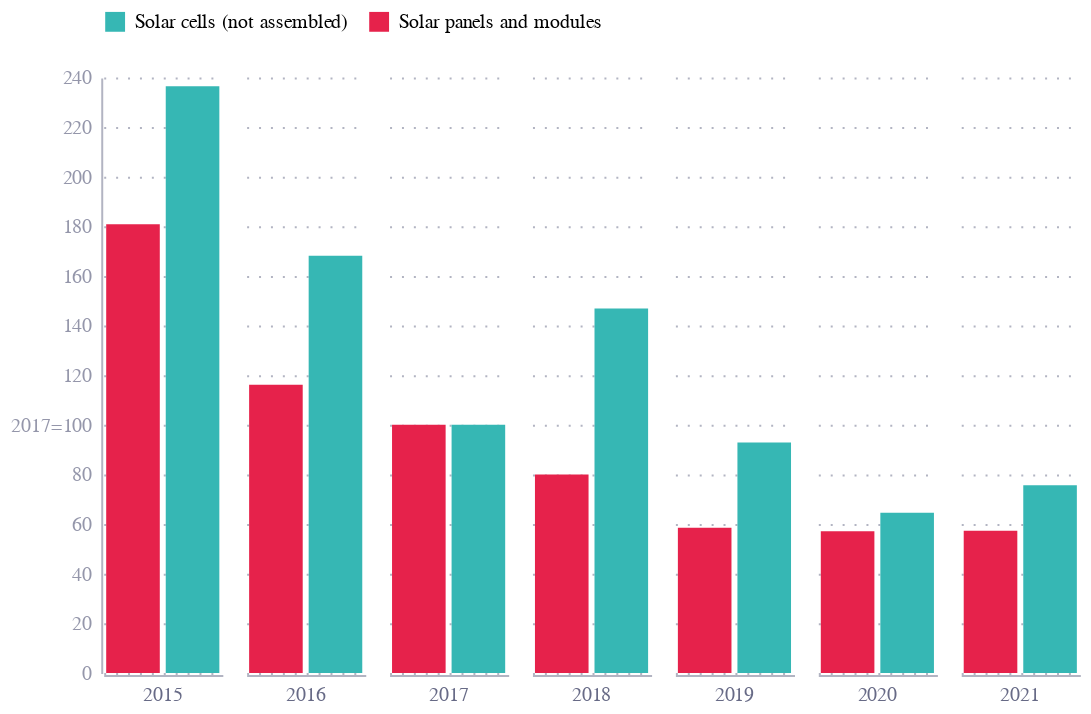

The cell this chart's notebook holds for it:
### Markdown cell above
# Solar

### Code cell
unit = ["First Unit of Quantity", "FIRST_UNIT_QUANTITY"]
# unit = ["FAS Value", "FAS Value"]

df = pd.read_excel("US_Solar_DataWeb-Query-Export.xlsx", sheet_name=unit[0])
targets = [8541406020, 8541406030]
df = df[df['Schedule B'].isin(targets)]
df = df[['Year', 'Schedule B', 'Description', unit[1]]]
df.columns = ['year', 'cmdCode', 'cmdDesc', 'value']
df = df.query("value > 0 and year > 2014")

# Index to 2017 = 100
base = df[df['year'] == 2017].set_index('cmdDesc')['value']
df['index'] = df.apply(lambda row: row['value'] / base[row['cmdDesc']] * 100, axis=1)
df['end_label'] = np.where(df.year == df.year.max(), df['cmdDesc'], '')

['SOLAR CELLS ASSEMBLED INTO MODULES OR PANELS',
       'SOLAR CELLS, NOT ASSEMBLED INTO MODULES OR MADE UP INTO PANELS']

df['product'] = df['cmdDesc'].map({
    'SOLAR CELLS ASSEMBLED INTO MODULES OR PANELS': 'Solar panels and modules',
    'SOLAR CELLS, NOT ASSEMBLED INTO MODULES OR MADE UP INTO PANELS': 'Solar cells (not assembled)'
})


#df['year'] = pd.to_datetime(df['year'], format='%Y')
import altair as alt

chart = alt.Chart(df).mark_bar().encode(
    x=alt.X('cmdDesc:N', 
            axis=alt.Axis(labels=False, ticks=False),
            title=''),
    y=alt.Y('index:Q', 
            axis=alt.Axis(format=',.0f',
                labelExpr="datum.value == 100? '2017=100' : datum.label"
            ),
            title=''),
    color=alt.Color('product:N',
                    legend=alt.Legend(
                        orient='top',
                        title=''
                    ),
                    scale=alt.Scale(),
                    title='Product'),
    column=alt.Column('year:N', 
                      header=alt.Header(labelOrient='bottom',
                                        labelColor="#676A86",
                                         labelPadding=5, titleOrient='bottom', titlePadding=0),
                      title='', spacing=10),  # spacing adds space between columns
    tooltip=[
        alt.Tooltip('product:N', title='Product'),
        alt.Tooltip('index:Q', title='Value', format=',.0f'),
        alt.Tooltip('year:T', title='Year')
    ]
).properties(
    width=60,
    height=300
)

dotted_100_line = alt.Chart(pd.DataFrame({'y': [100]})).mark_rule(strokeDash=[5, 5], color='#676A86').encode(
    y=alt.Y('y:Q', title=''),
)

chart = chart 

chart.save("charts/us_solar_imports_indexed.json")
chart.save("charts/us_solar_imports_indexed.png", scale_factor=3)
chart

### Figure 1 — Vega-Lite specification as saved in the notebook (floating-point values rounded to 4 significant figures)
{"config": {"font": "Circular Std", "mark": {"line": {"interpolate": "monotone"}}, "view": {"stroke": "transparent", "width": 400, "height": 300}, "range": {"category": ["#36B7B4", "#E6224B", "#F4C245", "#0063AF", "#00A767", "#179FDB", "#EB5C2E"], "diverging": ["#E6224B", "#E54753", "#C9C9C9", "#179FDB", "#122B39"], "heatmap": ["#C9C9C9", "#179FDB", "#0063AF", "#122B39"], "ordinal": ["#00A767", "#36B7B4", "#179FDB", "#0063AF", "#243B5A"]}, "axisX": {"domainColor": "#676A86", "domainOpacity": 0.5, "grid": false, "labelAngle": 0, "labelColor": "#676A86", "labelOpacity": 0.7, "orient": "bottom", "tickColor": "#676A86", "tickCount": 10, "tickOpacity": 0.5, "title": false, "titleAlign": "center", "titleAnchor": "middle", "titleColor": "#676A86", "titleFontSize": 12, "titleOpacity": 0.8, "titleY": -15}, "axisY": {"domainColor": "#676A86", "domainOpacity": 0.5, "gridColor": "#676A86", "gridDash": [1, 5], "gridOpacity": 0.5, "labelColor": "#676A86", "labelOpacity": 0.7, "labelPadding": 5, "tickColor": "#676A86", "tickCount": 8, "tickOpacity": 0.5, "ticks": false, "titleAlign": "left", "titleAngle": 0, "titleBaseline": "bottom", "titleColor": "#676A86", "titleFontSize": 12, "titleOpacity": 0.8, "titleX": 0, "titleY": -7}}, "data": {"name": "data-f22fc0497146a8331ce16cf83bc6b04e"}, "mark": {"type": "bar"}, "encoding": {"color": {"field": "product", "legend": {"orient": "top", "title": ""}, "scale": {}, "title": "Product", "type": "nominal"}, "column": {"field": "year", "header": {"labelColor": "#676A86", "labelOrient": "bottom", "labelPadding": 5, "titleOrient": "bottom", "titlePadding": 0}, "spacing": 10, "title": "", "type": "nominal"}, "tooltip": [{"field": "product", "title": "Product", "type": "nominal"}, {"field": "index", "format": ",.0f", "title": "Value", "type": "quantitative"}, {"field": "year", "title": "Year", "type": "temporal"}], "x": {"axis": {"labels": false, "ticks": false}, "field": "cmdDesc", "title": "", "type": "nominal"}, "y": {"axis": {"format": ",.0f", "labelExpr": "datum.value == 100? '2017=100' : datum.label"}, "field": "index", "title": "", "type": "quantitative"}}, "height": 300, "width": 60, "$schema": "https://vega.github.io/schema/vega-lite/v5.20.1.json", "datasets": {"data-f22fc0497146a8331ce16cf83bc6b04e": [{"year": 2015, "cmdCode": 8541406020, "cmdDesc": "SOLAR CELLS ASSEMBLED INTO MODULES OR PANELS", "value": 187441, "index": 180.8, "end_label": "", "product": "Solar panels and modules"}, {"year": 2016, "cmdCode": 8541406020, "cmdDesc": "SOLAR CELLS ASSEMBLED INTO MODULES OR PANELS", "value": 120429, "index": 116.1, "end_label": "", "product": "Solar panels and modules"}, {"year": 2017, "cmdCode": 8541406020, "cmdDesc": "SOLAR CELLS ASSEMBLED INTO MODULES OR PANELS", "value": 103687, "index": 100.0, "end_label": "", "product": "Solar panels and modules"}, {"year": 2018, "cmdCode": 8541406020, "cmdDesc": "SOLAR CELLS ASSEMBLED INTO MODULES OR PANELS", "value": 82938, "index": 79.99, "end_label": "", "product": "Solar panels and modules"}, {"year": 2019, "cmdCode": 8541406020, "cmdDesc": "SOLAR CELLS ASSEMBLED INTO MODULES OR PANELS", "value": 60703, "index": 58.54, "end_label": "", "product": "Solar panels and modules"}, {"year": 2020, "cmdCode": 8541406020, "cmdDesc": "SOLAR CELLS ASSEMBLED INTO MODULES OR PANELS", "value": 59210, "index": 57.1, "end_label": "", "product": "Solar panels and modules"}, {"year": 2021, "cmdCode": 8541406020, "cmdDesc": "SOLAR CELLS ASSEMBLED INTO MODULES OR PANELS", "value": 59383, "index": 57.27, "end_label": "SOLAR CELLS ASSEMBLED INTO MODULES OR PANELS", "product": "Solar panels and modules"}, {"year": 2015, "cmdCode": 8541406030, "cmdDesc": "SOLAR CELLS, NOT ASSEMBLED INTO MODULES OR MADE UP INTO PANELS", "value": 1501238, "index": 236.4, "end_label": "", "product": "Solar cells (not assembled)"}, {"year": 2016, "cmdCode": 8541406030, "cmdDesc": "SOLAR CELLS, NOT ASSEMBLED INTO MODULES OR MADE UP INTO PANELS", "value": 1067501, "index": 168.1, "end_label": "", "product": "Solar cells (not assembled)"}, {"year": 2017, "cmdCode": 8541406030, "cmdDesc": "SOLAR CELLS, NOT ASSEMBLED INTO MODULES OR MADE UP INTO PANELS", "value": 635017, "index": 100.0, "end_label": "", "product": "Solar cells (not assembled)"}, {"year": 2018, "cmdCode": 8541406030, "cmdDesc": "SOLAR CELLS, NOT ASSEMBLED INTO MODULES OR MADE UP INTO PANELS", "value": 932477, "index": 146.8, "end_label": "", "product": "Solar cells (not assembled)"}, {"year": 2019, "cmdCode": 8541406030, "cmdDesc": "SOLAR CELLS, NOT ASSEMBLED INTO MODULES OR MADE UP INTO PANELS", "value": 589441, "index": 92.82, "end_label": "", "product": "Solar cells (not assembled)"}, {"year": 2020, "cmdCode": 8541406030, "cmdDesc": "SOLAR CELLS, NOT ASSEMBLED INTO MODULES OR MADE UP INTO PANELS", "value": 409815, "index": 64.54, "end_label": "", "product": "Solar cells (not assembled)"}, {"year": 2021, "cmdCode": 8541406030, "cmdDesc": "SOLAR CELLS, NOT ASSEMBLED INTO MODULES OR MADE UP INTO PANELS", "value": 480289, "index": 75.63, "end_label": "SOLAR CELLS, NOT ASSEMBLED INTO MODULES OR MADE UP INTO PANELS", "product": "Solar cells (not assembled)"}]}}
